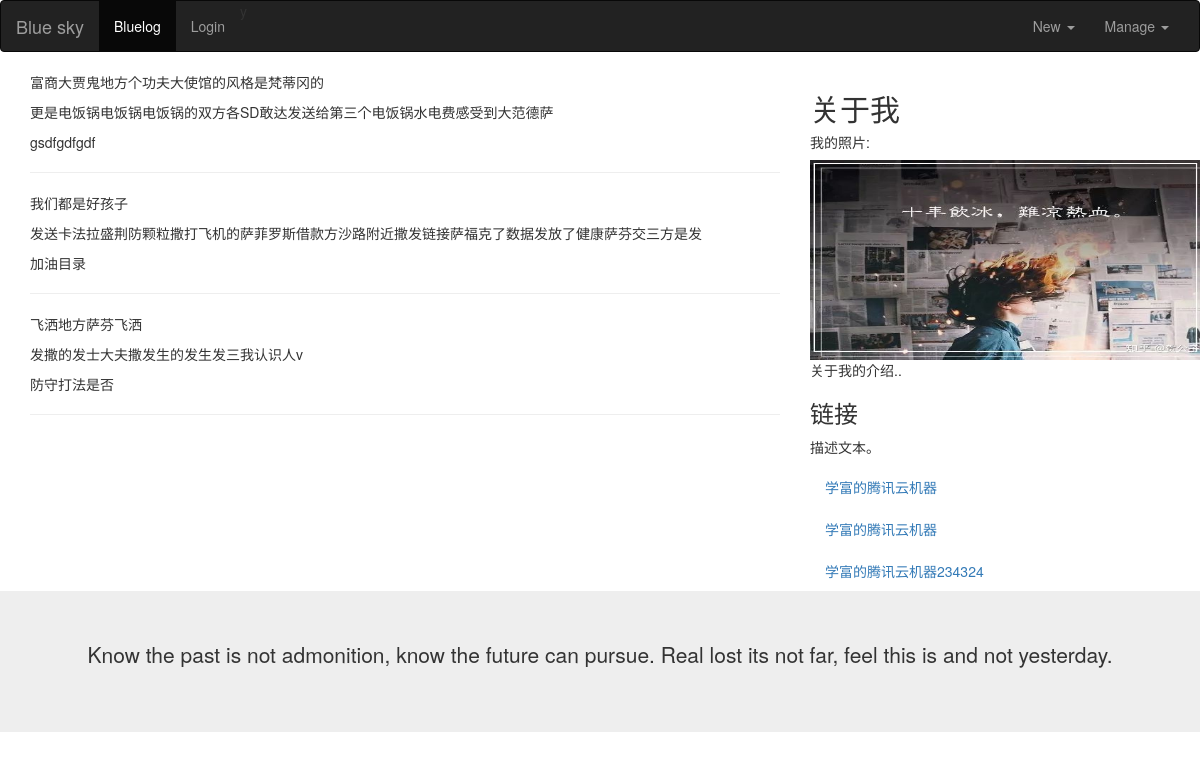
The app's page /blog/bloglist with its own data.
### models.py (models this page shows)
class Post(db.Model):
    id = db.Column(db.Integer, primary_key=True)
    title = db.Column(db.String(20), index=True)
    category = db.Column(db.String(20))
    body = db.Column(db.Text)
    timestamp = db.Column(db.DateTime, default=datetime.utcnow, index=True)

class Link(db.Model):
    link_id = db.Column(db.Integer, primary_key=True)
    link_name = db.Column(db.String(30))
    link_url = db.Column(db.String(255))

### views/blogs/blog.py (the view)
@blog_app.route('/bloglist', methods=['get', 'post'])
def blogList():
    blog_posts = Post.query.all()
    links = Link.query.all()
    return render_template('blog/blog.html', links=links, blog_posts=blog_posts)

### templates/blog/blog.html (shortened to what this page needs)
{% extends 'blog_base.html' %}
{% block content %}
<div class="row">
    <div class="col-sm-8">
	  {% for blog_post in blog_posts %}
		  <p>{{ blog_post.title }}</p>
		  <p>{{ blog_post.body }}</p>
		  <p>{{ blog_post.category }}</p>
		  <hr >
	  {% endfor %}
	</div>
	<div class="col-sm-4">
	  <h2>关于我</h2>
	  <h5>我的照片:</h5>
      <div class="fakeimg">
          <img src="{{ url_for('static', filename='img/sky_fighting.jpg') }}" width="400" height="200"/>
      </div>
	  <p>关于我的介绍..</p>
	  <h3>链接</h3>
	  <p>描述文本。</p>
	  <ul class="nav nav-pills nav-stacked">
		  {% for link in links %}
		  	<li><a href="{{ link.link_url }}">
				{{ link.link_name }}
			</a></li>
		  {% endfor %}
	  </ul>
	</div>
  </div>
{% endblock %}

### templates/blog_base.html (style rules this page uses)
.fakeimg { height: 200px; background: #aaa; }

### records on screen
Post: title "富商大贾鬼地方个功夫大使馆的风格是梵蒂冈的", body "更是电饭锅电饭锅电饭锅的双方各SD敢达发送给第三个电饭锅水电费感受到大范德萨", category "gsdfgdfgdf"
Post: title "我们都是好孩子", body "发送卡法拉盛荆防颗粒撒打飞机的萨菲罗斯借款方沙路附近撒发链接萨福克了数据发放了健康萨芬交三方是发", category "加油目录"
Post: title "飞洒地方萨芬飞洒", body "发撒的发士大夫撒发生的发生发三我认识人v", category "防守打法是否"
Link: link_name "学富的腾讯云机器"
Link: link_name "学富的腾讯云机器"
Link: link_name "学富的腾讯云机器234324"
